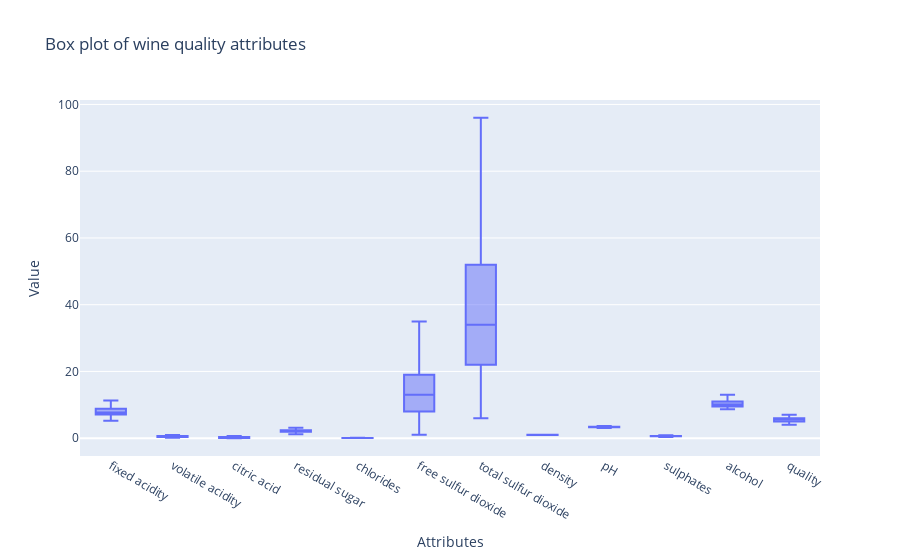

Notebook cell for this chart:
### Code cell
#Removing Outliers using IQR meathod
def remove_outliers_iqr(df, column):
    Q1 = df[column].quantile(0.25)
    Q3 = df[column].quantile(0.75)
    IQR = Q3 - Q1
    lower_bound = Q1 - 1.5 * IQR
    upper_bound = Q3 + 1.5 * IQR
    
    # Return a DataFrame without outliers
    return df[(df[column] >= lower_bound) & (df[column] <= upper_bound)]

for col in wine.columns:
    wine = remove_outliers_iqr(wine, col)

fig = px.box(wine, y= wine.columns, title='Box plot of wine quality attributes', labels={'value': 'Value', 'variable': 'Attributes'})
fig.show(), wine.shape

### Figure 1 — Plotly figure (JSON) as saved in the notebook; plotly's stock layout.template omitted (floating-point values rounded to 4 significant figures; data arrays with more than 128 entries replaced by an {"elided": "..."} marker saying what was removed)
{"data": [{"alignmentgroup": "True", "hovertemplate": "Attributes=%{x}<br>Value=%{y}<extra></extra>", "legendgroup": "", "marker": {"color": "#636efa"}, "name": "", "notched": false, "offsetgroup": "", "orientation": "v", "showlegend": false, "type": "box", "x": {"elided": "11136 str values"}, "x0": " ", "xaxis": "x", "y": {"elided": "11136 float values"}, "y0": " ", "yaxis": "y"}], "layout": {"boxmode": "group", "legend": {"tracegroupgap": 0}, "title": {"text": "Box plot of wine quality attributes"}, "xaxis": {"anchor": "y", "domain": [0, 1], "title": {"text": "Attributes"}}, "yaxis": {"anchor": "x", "domain": [0, 1], "title": {"text": "Value"}}}}
